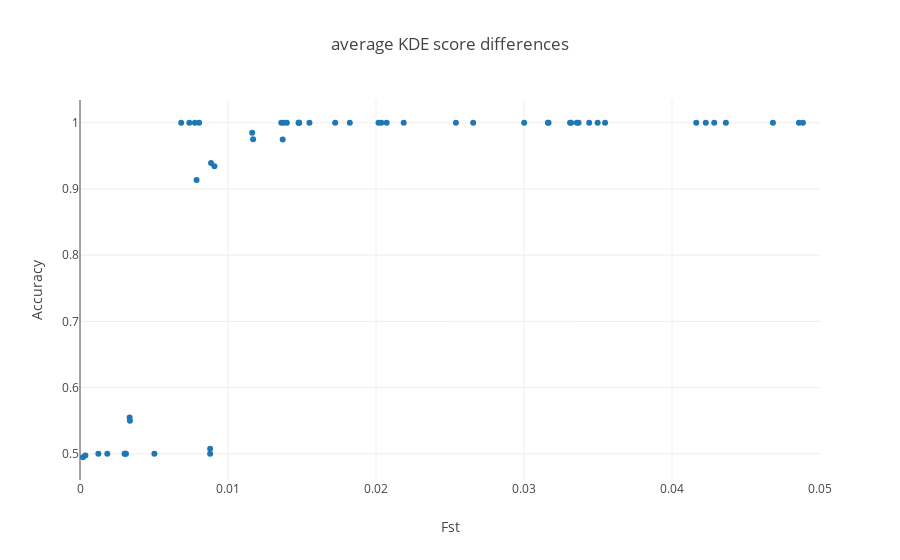

Notebook code for this chart:
### Code cell
coords= {z:[x for x in range(len(labs)) if labs[x] == z] for z in list(set(labs))}
Error_rate= []
where= []


for bl in Blocks[1].keys():
    non_outlier= [x for x in range(len(Blocks[1][bl])) if Blocks[1][bl][x] != len(list(set(labels))) + 1]
    misshaps= [x for x in range(len(Blocks[1][bl])) if Blocks[1][bl][x] != Blocks_truth[1][bl][x] and Blocks[1][bl][x] in labels]
    rate= 1- len(misshaps) / float(len(non_outlier))
    Error_rate.append(rate)
    where.append(bl)



fig_data= [go.Scatter(
y= [Error_rate[x] for x in coords[i]],
x= [Fst_crawl[x] for x in coords[i]],
mode= 'markers',
name= ' pops {} / {}'.format(i[0],i[1])
) for i in coords.keys()
]

layout = go.Layout(
    title= 'average KDE score differences',
    yaxis=dict(
        title='Accuracy'),
    xaxis=dict(
        title='Fst',
        range= [0,.05])
)

fig= go.Figure(data=fig_data, layout=layout)
iplot(fig)

### Figure 1 — Plotly figure (JSON) as saved in the notebook; plotly's stock layout.template omitted (floating-point values rounded to 4 significant figures; data arrays with more than 128 entries replaced by an {"elided": "..."} marker saying what was removed)
{"data": [{"mode": "markers", "name": " pops 1 / 2", "type": "scatter", "uid": "80dac99e-e1fc-4870-92a3-e7840143ce6c", "x": {"elided": "200 float values"}, "y": {"elided": "200 float values"}}], "layout": {"title": "average KDE score differences", "xaxis": {"range": [0, 0.05], "title": "Fst"}, "yaxis": {"title": "Accuracy"}}}
